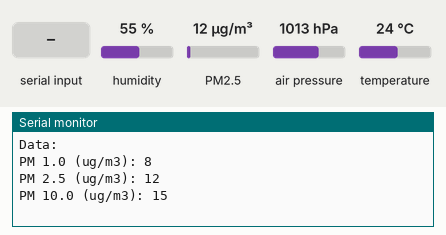
A sketch run on a simulated Teensy 4. On the bench: the last lines printed to the serial monitor. The inputs (shaded band) are chosen by the test bench; at power-on: humidity 55 %, PM2.5 12 µg/m³, air pressure 1013 hPa, temperature 24 °C. The modem accepts every AT command (registered, SIM ready, sends succeed) and sends nothing else.

Above: at 1.9 s.
2.0 s: "1" received over the second serial link
At 4.3 s:
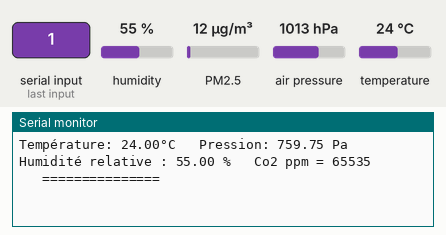
5.0 s: humidity set to 22 %
6.5 s: PM2.5 set to 6 µg/m³
At 7.9 s:
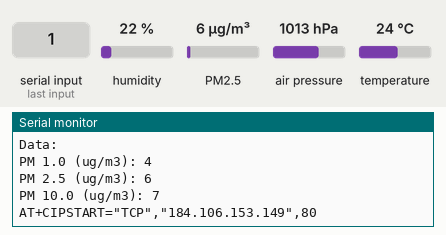
8.0 s: air pressure set to 952 hPa
At 8.82 s:
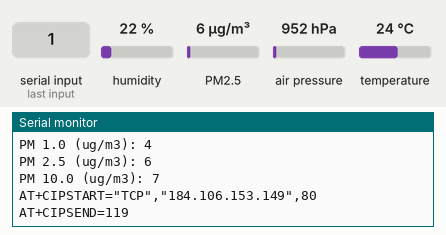
Timing chart, 0 to 10.5 s (numbered marks = the images above; inputs shaded):
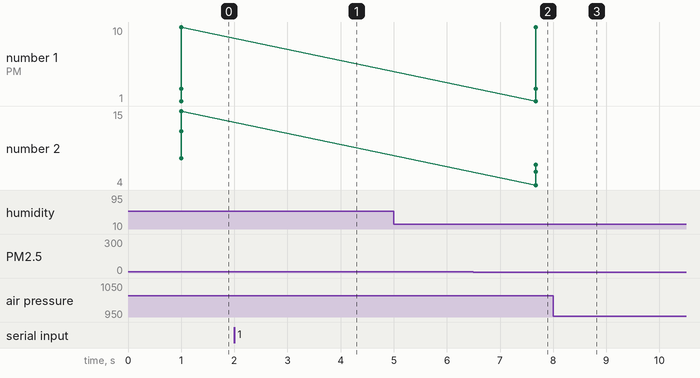

Measured:
- after the input at 2.0 s, the serial monitor: prints a new line after 0.51 s (image 1)
- after the input at 6.5 s, the serial monitor: prints a new line after 1.2 s (image 2)

The sketch:

PM2_with_S8_BME280_WiFi-For-Teensy3_V2.ino
```cpp
#include "SparkFunBME280.h"
// Code to use SoftwareSerial
#include "SoftwareSerial.h"
////////////////////////////////
// Plantower
///////////////////////////////
#include "PMS.h"  /* http://downloads.arduino.cc/libraries/github.com/fu-hsi/PMS_Library-1.0.0.zip */
PMS pms(Serial3);
PMS::DATA data;

//////////////////////////////
// CO2 code
/////////////////////////////

SoftwareSerial K_30_Serial(0,1);  //Sets up a virtual serial port
                                    //Using pin 12 for Rx and pin 13 for Tx
byte readCO2[] = {0xFE, 0X44, 0X00, 0X08, 0X02, 0X9F, 0X25};  //Command packet to read Co2 (see app note)
byte response[] = {0,0,0,0,0,0,0};  //create an array to store the response
//multiplier for value. default is 1. set to 3 for K-30 3% and 10 for K-33 ICB
int valMultiplier = 1;
///////////////////////////////////
// Wi-Fi
////////////////////////////////////
SoftwareSerial espSerial =  SoftwareSerial(9,10);
// BME280
BME280 capteur;

///////////////////////////////////
// Wi-Fi
//////////////////////////////////

String apiKey = "***";     // replace with your channel's thingspeak WRITE API key

//String ssid="WIFI NAME";    // Wifi network SSID
//String password ="WIFI PASSWORD";  // Wifi network password

boolean DEBUG=true;

//======================================================================== showResponce
void showResponse(int waitTime){
    long t=millis();
    char c;
    while (t+waitTime>millis()){
      if (espSerial.available()){
        c=espSerial.read();
        if (DEBUG) Serial.print(c);
      }
    }

}

//========================================================================
boolean thingSpeakWrite(float value1, float value2, float value3, float value4, float value7, float value8, float value6){
  String cmd = "AT+CIPSTART=\"TCP\",\"";                  // TCP connection
  cmd += "184.106.153.149";                               // api.thingspeak.com
  cmd += "\",80";
  espSerial.println(cmd);
  if (DEBUG) Serial.println(cmd);
  if(espSerial.find("Error")){
    if (DEBUG) Serial.println("AT+CIPSTART error");
    return false;
  }


  String getStr = "GET /update?api_key=";   // prepare GET string
  getStr += apiKey;

  getStr +="&field1=";
  getStr += String(value1);
  getStr +="&field2=";
  getStr += String(value2);
  getStr +="&field3=";
  getStr += String(value3);
  getStr +="&field4=";
  getStr += String(value4);
  //getStr +="&field5=";
  //getStr += String(value5);
  getStr +="&field6=";
  getStr += String(value6);
  getStr +="&field7=";
  getStr += String(value7);
  getStr +="&field8=";
  getStr += String(value8);
  // ...
  getStr += "\r\n\r\n";

  // send data length
  cmd = "AT+CIPSEND=";
  cmd += String(getStr.length());
  espSerial.println(cmd);
  if (DEBUG)  Serial.println(cmd);

  delay(100);
  if(espSerial.find(">")){
    espSerial.print(getStr);
    if (DEBUG)  Serial.print(getStr);
  }
  else{
    espSerial.println("AT+CIPCLOSE");
    // alert user
    if (DEBUG)   Serial.println("AT+CIPCLOSE");
    return false;
  }
  return true;
}

void setup() {
 DEBUG=true;           // enable debug serial
  Serial.begin(9600);

 //Serial.begin(9600);   //set the serial's Baudrate of the air detector module
  Serial3.begin(9600);
 //CO2 code
  K_30_Serial.begin(9600);    //Opens the virtual serial port with a baud of 9600

 //BME280
 //while (!Serial) {
    // Attente de l'ouverture du port série pour Arduino LEONARDO
 // }
  //configuration du capteur
  capteur.settings.commInterface = I2C_MODE;
  capteur.settings.I2CAddress = 0x76;
  capteur.settings.runMode = 3;
  capteur.settings.tStandby = 0;
  capteur.settings.filter = 0;
  capteur.settings.tempOverSample = 1 ;
  capteur.settings.pressOverSample = 1;
  capteur.settings.humidOverSample = 1;
  delay(10);  // attente de la mise en route du capteur. 2 ms minimum
  // chargement de la configuration du capteur
  capteur.begin();
  ///////////////////////////////////
// espSerial //
///////////////////////////////////
espSerial.begin(9600);

  }

void loop()
{
//////////////////////////////////
/// Plantower //////
//////////////////////////////////

   if (pms.read(data))
  {
    Serial.println("Data:");

    Serial.print("PM 1.0 (ug/m3): ");
    Serial.println(data.PM_AE_UG_1_0);

    Serial.print("PM 2.5 (ug/m3): ");
    Serial.println(data.PM_AE_UG_2_5);

    Serial.print("PM 10.0 (ug/m3): ");
    Serial.println(data.PM_AE_UG_10_0);

    Serial.println();
    {


 ////////////////////////////
 //// CO2  code ///////
 ///////////////////////////
 sendRequest(readCO2);
 unsigned long valCO2 = getValue(response);

///////////////////////////////////////////
/////// // Read sensor values ///////////////////////////
   float t = capteur.readTempC();  // value 1
   float h = capteur.readFloatHumidity(); // value 2
   float p = (capteur.readFloatPressure()*0.0075); // value 3
   float c = valCO2; // value 4
   float d = data.PM_AE_UG_2_5; // value 7
   float e = data.PM_AE_UG_10_0; // value 8
   float f = data.PM_AE_UG_1_0; // value 6
   //float h = dht.readHumidity();

   thingSpeakWrite(t,h,c,p,d,e,f);


////////////////////////////////////////////////
////////// PRINT //////////////////////////////

      Serial.print("Température: ");
      Serial.print(capteur.readTempC(), 2);
      Serial.print("°C");
      Serial.print("\t Pression: ");
      Serial.print((capteur.readFloatPressure()*0.0075), 2);
      Serial.print(" Pa");
      Serial.print("\t Humidité relative : ");
      Serial.print(capteur.readFloatHumidity(), 2);
      Serial.print(" %");
      Serial.print("\t Co2 ppm = ");
      Serial.println(valCO2);
      Serial.println("\t =============== ");
      delay(4000);
    }
 }

}
///////////////////////////////
// CO2 sensor //////
///////////////////////////////

void sendRequest(byte packet[])
{
  while(!K_30_Serial.available())  //keep sending request until we start to get a response
  {
    K_30_Serial.write(readCO2,7);
    delay(50);
  }

  int timeout=0;  //set a timeoute counter
  while(K_30_Serial.available() < 7 ) //Wait to get a 7 byte response
  {
    timeout++;
    if(timeout > 10)    //if it takes to long there was probably an error
      {
        while(K_30_Serial.available())  //flush whatever we have
          K_30_Serial.read();

          break;                        //exit and try again
      }
      delay(50);
  }

  for (int i=0; i < 7; i++)
  {
    response[i] = K_30_Serial.read();
  }
}

unsigned long getValue(byte packet[])
{
    int high = packet[3];                        //high byte for value is 4th byte in packet in the packet
    int low = packet[4];                         //low byte for value is 5th byte in the packet


    unsigned long val = high*256 + low;                //Combine high byte and low byte with this formula to get value
    return val* valMultiplier;
}
```
